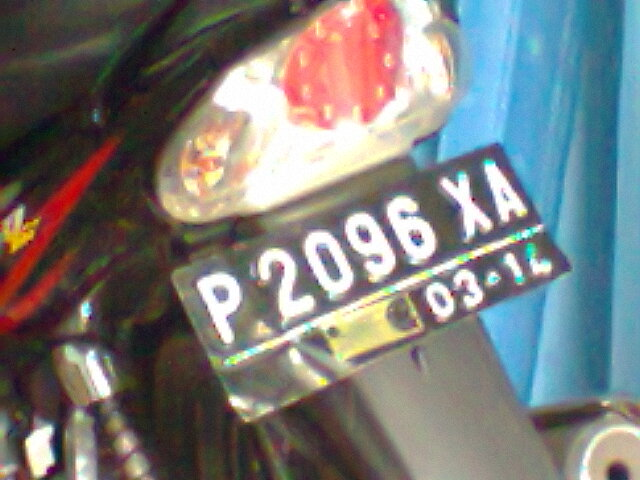
%> input picture trunk/Photo0091.jpg, 640 x 480 px
$ octave main.m   (GNU Octave 9; MATLAB toolbox functions it lacks are replaced by stand-ins)
%> lines starting %> are read from the running program, lines starting %| are printed output that depends on the picture; in (x1, y1, x2, y2) boxes, pixels count from 0 and x2, y2 are one past the last pixel; in counts of white or black regions, pixels touching at a corner belong together; the program's own positions count from 1
### trunk/detectplatnumber.m
function platnmbr=detectplatnumber(imgInput)
I = imgInput;
[rows cols] = size(I);

difference = 0
sum = 0;
total_sum = 0;
difference = uint32(difference);
%% PROCESS EDGES IN HORIZONTAL DIRECTION
disp('Processing Edges Horizontally...');
max_horz = 0;
maximum = 0;

for i = 2:cols
	sum = 0;
	for j = 2:rows
		if(I(j, i) > I(j-1, i))
			difference = uint32(I(j, i) - I(j-1, i));
		else
			difference = uint32(I(j-1, i) - I(j, i));
		end

		if(difference > 20)
			sum = sum + difference;
		end
	end

	horz1(i) = sum;
	% Find Peak Value
	if(sum > maximum)
		max_horz = i;
		maximum = sum;
	end
	total_sum = total_sum + sum;
end

average = total_sum / cols;
figure;
% Plot the Histogram for analysis
subplot(3,1,1);
plot (horz1);
title('Horizontal Edge Processing Histogram');
xlabel('Column Number ->');
ylabel('Difference ->');
%% Smoothen the Horizontal Histogram by applying Low Pass Filter
disp('Passing Horizontal Histogram through Low PassFilter...')
sum = 0;
horz = horz1;
for i = 21:(cols-21)
    sum = 0;
    for j = (i-20):(i+20)
        sum = sum + horz1(j);
    end
    horz(i) = sum / 41;
end

subplot(3,1,2);
plot (horz);
title('Histogram after passing through Low Pass Filter');
xlabel('Column Number ->');
ylabel('Difference ->');
%% Filter out Horizontal Histogram Values by applying Dynamic Threshold
disp('Filter out Horizontal Histogram...');
for i = 1:cols
    if(horz(i) < average)
        horz(i) = 0;
        for j = 1:rows
            I(j, i) = 0;
        end
    end
end

subplot(3,1,3);
plot (horz);
title('Histogram after Filtering');
xlabel('Column Number ->');
ylabel('Difference ->');
%% PROCESS EDGES IN VERTICAL DIRECTION
difference = 0;
total_sum = 0;
difference = uint32(difference);
disp('Processing Edges Vertically...');
maximum = 0;
max_vert = 0;

for i = 2:rows
    sum = 0;
    for j = 2:cols %cols
        if(I(i, j) > I(i, j-1))
            difference = uint32(I(i, j) - I(i, j-1));
        end
        if(I(i, j) <= I(i, j-1))
            difference = uint32(I(i, j-1) - I(i, j));
        end
        if(difference > 20)
            sum = sum + difference;
        end
    end
    vert1(i) = sum;
%% Find Peak in Vertical Histogram
    if(sum > maximum)
        max_vert = i;
        maximum = sum;
    end
    total_sum = total_sum + sum;
end

average = total_sum / rows;
figure;
subplot(3,1,1);
plot (vert1);
title('Vertical Edge Processing Histogram');
xlabel('Row Number ->');
ylabel('Difference ->');
%% Smoothen the Vertical Histogram by applying Low Pass Filter
disp('Passing Vertical Histogram through Low Pass Filter...');
sum = 0;
vert = vert1;
for i = 21:(rows-21)
    sum = 0;
    for j = (i-20):(i+20)
        sum = sum + vert1(j);
    end
    vert(i) = sum / 41;
end

subplot(3,1,2);
plot (vert);
title('Histogram after passing through Low Pass Filter');
xlabel('Row Number ->');
ylabel('Difference ->');
%% Filter out Vertical Histogram Values by applyingDynamic Threshold
disp('Filter out Vertical Histogram...');
for i = 1:rows
    if(vert(i) < average)
        vert(i) = 0;
        for j = 1:cols
            I(i, j) = 0;
        end
    end
end
subplot(3,1,3);
plot (vert);
title('Histogram after Filtering');
xlabel('Row Number ->');
ylabel('Difference ->');
%figure, imshow(I);
%% Find Probable candidates for Number Plate
j = 1;
for i = 2:cols-2
    if(horz(i) ~= 0 && horz(i-1) == 0 && horz(i+1) == 0)
        column(j) = i;
        column(j+1) = i;
        j = j + 2;
    elseif((horz(i) ~= 0 && horz(i-1) == 0) || (horz(i) ~= 0 && horz(i+1) == 0))
        column(j) = i;
        j = j+1;
    end
end
j = 1;
for i = 2:rows-2
    if(vert(i) ~= 0 && vert(i-1) == 0 && vert(i+1) == 0)
        row(j) = i;
        row(j+1) = i;
        j = j + 2;
    elseif((vert(i) ~= 0 && vert(i-1) == 0) || (vert(i) ~= 0 && vert(i+1) == 0))
        row(j) = i;
        j = j+1;
    end
end
[temp column_size] = size (column);
if(mod(column_size, 2))
    column(column_size+1) = cols;
end
[temp row_size] = size (row);
if(mod(row_size, 2))
    row(row_size+1) = rows;
end
%% Region of Interest Extraction
%Check each probable candidate
for i = 1:2:row_size
    for j = 1:2:column_size
        % If it is not the most probable regionremove it from image
        if(~((max_horz >= column(j) && max_horz <= column(j+1)) && (max_vert >= row(i) && max_vert <= row(i+1))))
            %This loop is only for displaying proper output to User
            for m = row(i):row(i+1)
                for n = column(j):column(j+1)
                    I(m, n) = 0;
                end
            end
        end
    end
end
figure, imshow(I);title('Final image');
platnmbr = I;

### trunk/clip.m
function imgn=clip(imagen)
% [6 lines of commented-out code are left out]
if ~islogical(imagen)
    imagen=im2bw(imagen,0.99);
end
a=~imagen;
[f c]=find(a);
lmaxc=max(c);lminc=min(c);
lmaxf=max(f);lminf=min(f);
imgn=a(lminf:lmaxf,lminc:lmaxc);%Crops image

### trunk/lines.m
function [fl re]=lines(aa)
%Divide text in lines.
aa=clip(aa);
r=size(aa,1);
for s=1:r
    if sum(aa(s,:))==0
        nm=aa(1:s-1,1:end);%First line matrix
        rm=aa(s:end,1:end);%Remain line matrix
        fl=~clip(~nm);
        re=~clip(~rm);
        %*-*-*Uncomment lines below to see the result*-*-*-*-
        %         subplot(2,1,1);imshow(fl);
        %         subplot(2,1,2);imshow(re);
        break
    else
        fl=~aa;%Only one line.
        re=[];
    end
end

### trunk/main.m
warning off

% just clearing all stufft
clc;
close all;
clear;

% open file dialog
[baseFileName, folder] = uigetfile('*.jpg','Pilih file image');
%> the answer given: Photo0091.jpg
fullImageFileName = fullfile(folder,baseFileName);
img = imread(fullImageFileName);
%> img is the input picture: size 480x640x3 uint8; mean R, G, B 122.1, 123.3, 122.2
figure,imshow(img);title('base image'); %fig.1

%% --------------> PREPARING IMAGE

%.convert to grayscale
if size(img,3)==3
	img = rgb2gray(img); %RGB image
%> img: size 480x640 uint8
end
figure,imshow(img);title('grayscale'); %fig.2

% clean from noise
img = medfilt2(img);
[f c]=size(img);
%> f = 480; c = 640
img (1,1)=255;
%> img: size 480x640 uint8; min 0, max 255, mean 122.8; mean of the top-left, top-right, bottom-left and bottom-right quarters 100.5, 157.7, 92.4, 140.6
img (f,1)=255;
img (1,c)=255;
img (f,c)=255;
%> img: size 480x640 uint8; min 13, max 255, mean 122.8
figure,imshow(img);title('remove noise');

% invert color
img = imcomplement(img);
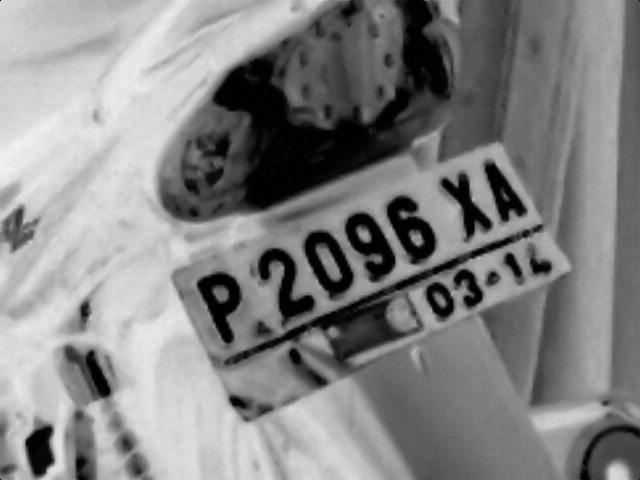
%> img: size 480x640 uint8; min 0, max 242, mean 132.2
figure,imshow(img);title('invert color');

%% START Car License Plate Detection
img = detectplatnumber(img);
%> the loop in detectplatnumber, `for i = 2:cols` made 639 passes
%> (maximum, total_sum) on passes 3, 4, 5, 7, 15, 16, 17, 25, 28, 29, 49, 50: (45, 45), (53, 98), (73, 171), (88, 325), (104, 805), (111, 916), (115, 1031), (235, 1822), (255, 2510), (298, 2808), (300, 7037), (307, 7344)
%> total_sum on passes 1, 2, 6, 8, 9, 10: 0, 0, 237, 411, 437, 483
%> after the loop in detectplatnumber, `for i = 2:cols`: difference = 72; horz1 = 640 values, max 825 at index 416, min 0 at index 1, mean 247.1; max_horz = 416; maximum = 825; total_sum = 158152
%> in detectplatnumber, `average = total_sum / cols;`: average = 247
%> in detectplatnumber, `horz = horz1;`: horz has the same summary as horz1
%> after the loop in detectplatnumber, `for i = 21:(cols-21)`: horz = 640 values, max 540.1 at index 432, min 0 at index 1, mean 246.5
%> after the loop in detectplatnumber, `for i = 1:cols`:
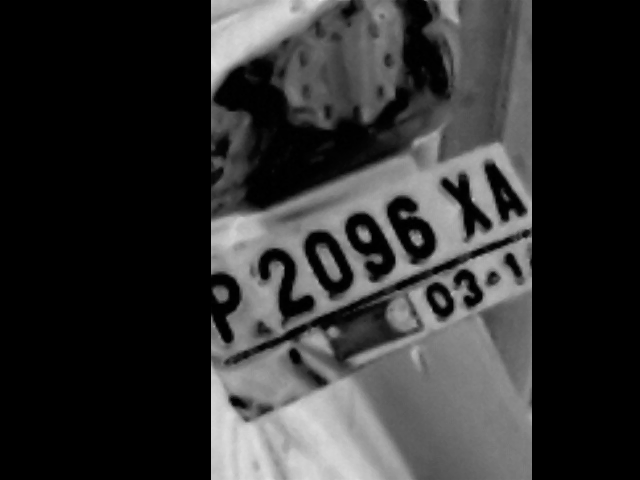
%> I: size 480x640 uint8; min 0, max 225, mean 49.7
%> after the loop in detectplatnumber, `for i = 1:cols`: horz = 640 values, max 540.1 at index 432, min 0 at index 1, mean 212.6
%> the loop in detectplatnumber, `for i = 2:rows` made 479 passes
%> (maximum, total_sum) on passes 1, 2, 8, 9, 59, 60: (402, 402), (411, 813), (435, 3054), (438, 3492), (468, 20176), (521, 20697)
%> total_sum on passes 3, 4, 5, 6, 7, 10: 1157, 1492, 1851, 2209, 2619, 3907
%> after the loop in detectplatnumber, `for i = 2:rows`: difference = 0; max_vert = 273; maximum = 1800; total_sum = 276885; vert1 = 480 values, max 1800 at index 273, min 0 at index 1, mean 576.8
%> in detectplatnumber, `average = total_sum / rows;`: average = 577
%> in detectplatnumber, `vert = vert1;`: vert has the same summary as vert1
%> after the loop in detectplatnumber, `for i = 21:(rows-21)`: vert = 480 values, max 1455 at index 254, min 0 at index 1, mean 577.4
%> after the loop in detectplatnumber, `for i = 1:rows`:
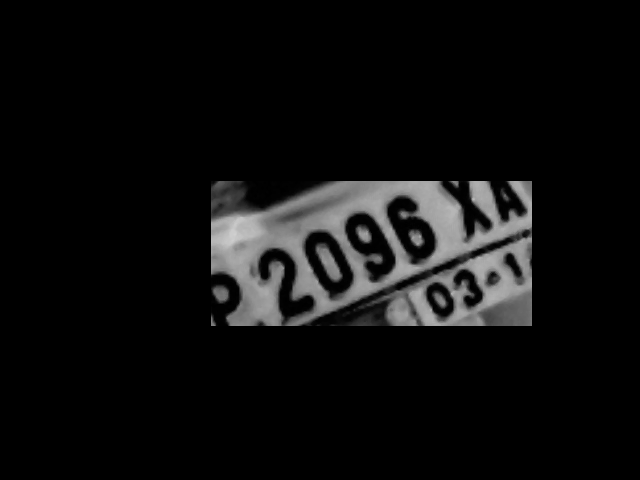
%> I: size 480x640 uint8; min 0, max 208, mean 14.2
%> after the loop in detectplatnumber, `for i = 1:rows`: vert = 480 values, max 1455 at index 254, min 0 at index 1, mean 333.7
%> in detectplatnumber, `ylabel('Difference ->');`:
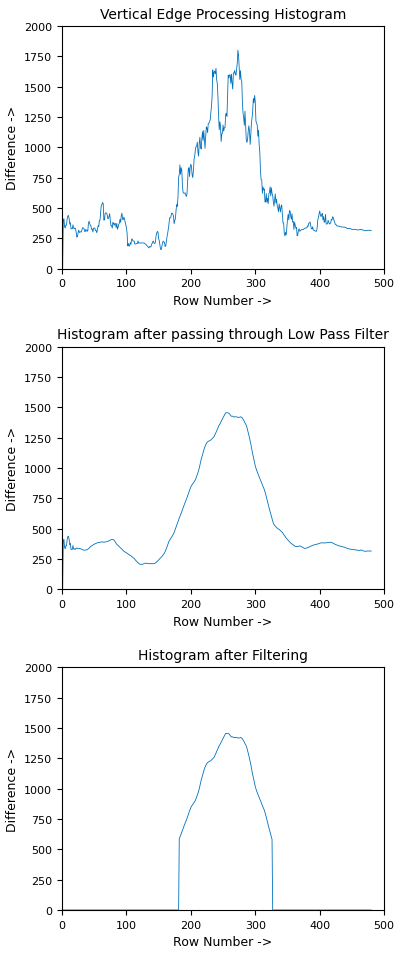
%> figure redrawn from the program's plot data, 3 panels; panel 1: curve peaks at x = 273, y = 1800; panel 2: curve peaks at x = 254, y = 1455
%> after the loop in detectplatnumber, `for i = 2:cols-2`: column = [212 532]; j = 3
%> after the loop in detectplatnumber, `for i = 2:rows-2`: row = [182 326]
%> in detectplatnumber, `[temp column_size] = size (column);`: temp = 1; column_size = 2
%> the loop in detectplatnumber, `for i = 1:2:row_size` made 1 pass
%% END

% grayscale to binary
threshold = graythresh(img);
%> threshold = 0.267
img = im2bw(img,threshold);
%> img: size 480x640 logical; 9.8% white; 13 white regions (2 under 20 px), largest, box (x1, y1, x2, y2) and area: (211, 181, 532, 326) 28764, (316, 244, 342, 281) 460, (213, 287, 228, 302) 172

% apply imrode (http://www.mathworks.com/help/toolbox/images/ref/imerode.html)
SE = strel('line',2,90);
img = imerode(img,SE);
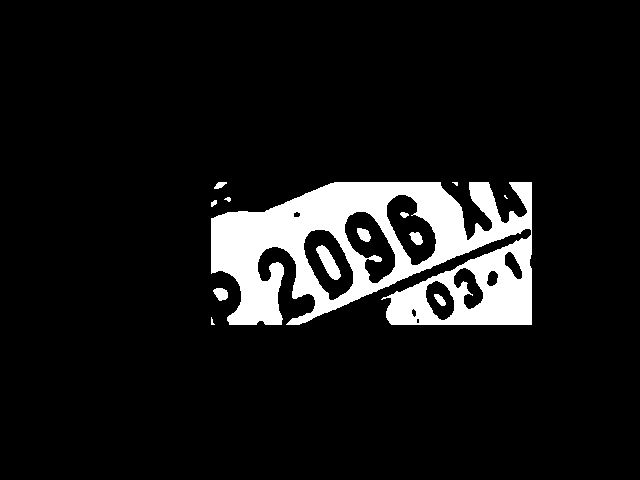
%> img: size 480x640 logical; 9.1% white; 13 white regions (3 under 20 px), largest, box (x1, y1, x2, y2) and area: (211, 182, 532, 325) 26927, (316, 245, 341, 280) 408, (213, 288, 228, 301) 142
figure,imshow(img);title('apply imerode');


%% ----------------> END PREPARING IMAGE

%% OCR (Ing.Diego Barrag醤 Guerrero - www.matpic.com)
word=[];%Storage matrix word from image
re=img;
fid = fopen('log.txt', 'at');%Opens a text for append in order to store the number plates for log.
while 1
    [fl re]=lines(re);%Fcn 'lines' separate lines in text
    imgn=~fl;
    %*-*Uncomment line below to see lines one by one*-*-*-*
    % figure,imshow(fl);pause(1)
    %*-*--*-*-*-*-*-*-

    % Remove all object containing fewer than 70 pixels
    imgn = bwareaopen(imgn,70);
    figure,imshow(img);title('Remove all object containing fewer than 70 pixels');

    %*-*-*-*-*-Calculating connected components*-*-*-*-*-
    L = bwlabel(imgn);
    mx=max(max(L));

    % apply sobel
    BW = edge(double(imgn),'sobel');
    figure,imshow(BW);title('apply sobel');

    [imx,imy]=size(BW);
    for n=1:mx
        [r,c] = find(L==n);
        rc = [r c];
        [sx sy]=size(rc);
        n1=zeros(imx,imy);
        for i=1:sx
            x1=rc(i,1);
            y1=rc(i,2);
            n1(x1,y1)=255;
        end
        %*-*-*-*-*-END Calculating connected components*-*-*-*-*
        n1=~n1;
        n1=~clip(n1);

        % resize clip
        img_r=same_dim(n1);%Transf. to size 42 X 24
        %*-*Uncomment line below to see letters one by one*-*-*-*
        figure,imshow(img_r);pause(1)
        %*-*-*-*-*-*-*-*
		% read letter
        letter=read_letter(img_r);%img to text
        word=[word letter];
    end
    %fprintf(fid,'%s\n',lower(word));%Write 'word' in text file (lower)
    fprintf(fid,'Number Plate:-%s\nDate:-%s\n',word,date);%Write 'word' in text file (upper)
    fprintf(fid,'------------------------------------\n');
    msgbox(sprintf('Number Plate Extraction successful.\nExtracted Number plate:- %s .\nSee the log.txt file to see the stored number.',word),'Extraction Success');
    word=[];%Clear 'word' variable
    %*-*-*When the sentences finish, breaks the loop*-*-*-*
    if isempty(re)  %See variable 're' in Fcn 'lines'
        break
    end
    %*-*-*-*-*--*-*-*-*-*-*-*-*-*-*-*-*-*-*-*-*-*-*
end
%> this loop made 1 pass
%> mx on pass 1: 8
%> pass 1, `L = bwlabel(imgn);`:
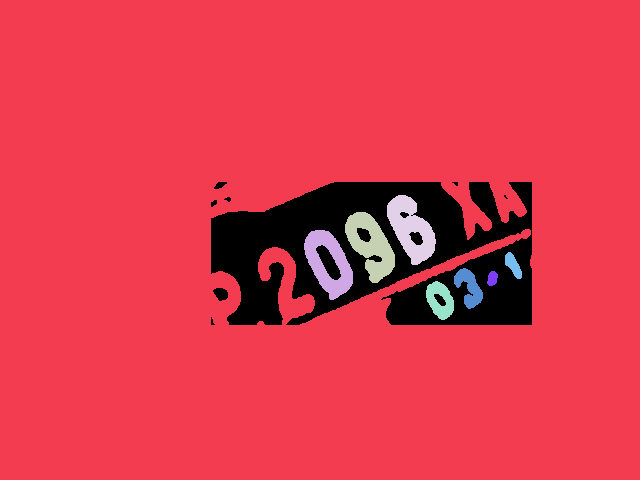
%> L: size 480x640 double; 9 distinct labels, from 0 to 8; one colour per label, 0 black
%> pass 1, `BW = edge(double(imgn),'sobel');`:
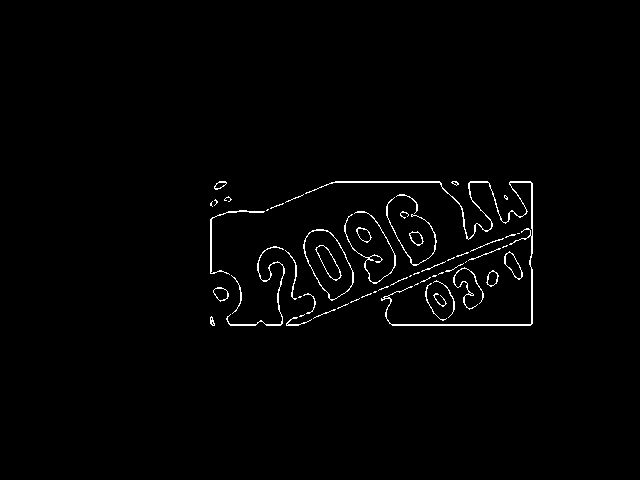
%> BW: size 480x640 logical; 1.4% white in thin lines or dots, all inside (x1, y1, x2, y2) = (210, 181, 533, 326)
fclose(fid);
